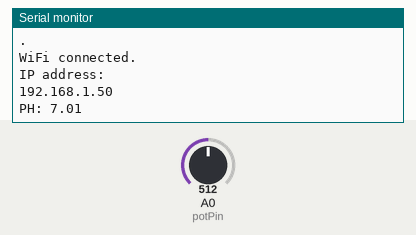
Simulated run of this sketch. Board: ESP8266 (NodeMCU). Shown: the last lines printed to the serial monitor. Inputs (shaded band) come from the test bench; at power-on: A0 (potPin) = 512. WiFi joins after 1.5 s; servers stay silent unless stated.

Above: at 3.2 s.
3.3 s: A0 (potPin) set to 716
At 3.3 s:
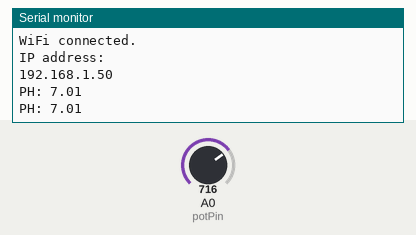
4.9 s: A0 (potPin) set to 900
At 6.3 s:
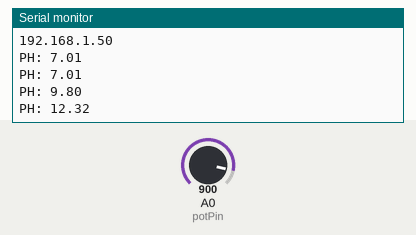
Timing chart, 0 to 7.9 s (numbered marks = the images above; inputs shaded):
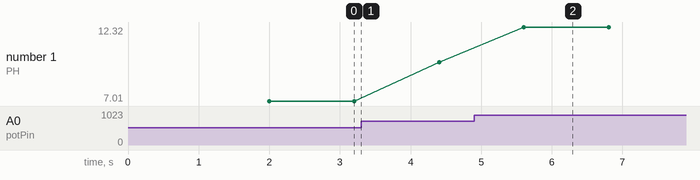

Measured:
- after the input at 4.9 s, the serial monitor: prints a new line after 0.70 s (image 2)
- plotted number 1: 7.01 → 9.8 after the input at 3.3 s, 9.8 → 12.32 after the input at 4.9 s

The sketch:

ph_meter.ino
```cpp
#include <ESP8266WiFi.h>

// Configurações do Wi-Fi e ThingSpeak
const char* ssid = "WLL-Inatel"; // Substitua com o nome da sua rede Wi-Fi
const char* password = "inatelsemfio"; // Substitua com a senha da sua rede Wi-Fi
const char* server = "api.thingspeak.com"; // Servidor do ThingSpeak
String apiKey = "4XRQUUDKQZUNSEXX"; // Sua chave de API do ThingSpeak

const int potPin = A0; // Pino do potenciômetro

WiFiClient client;

void setup() {
  Serial.begin(9600);
  pinMode(potPin, INPUT);

  // Conexão Wi-Fi
  Serial.print("Connecting to ");
  Serial.println(ssid);
  WiFi.begin(ssid, password);
  while (WiFi.status() != WL_CONNECTED) {
    delay(2000);
    Serial.print(".");
  }
  Serial.println("");
  Serial.println("WiFi connected.");
  Serial.println("IP address: ");
  Serial.println(WiFi.localIP());
}

void loop() {
  int sensorValue = analogRead(A0);
  float ph = sensorValue * (14.0/1023.0);

  Serial.print("PH: ");
  Serial.println(ph);

  // Envia para o ThingSpeak
  if (client.connect(server, 80)) {
    String postStr = apiKey;
    postStr += "&field1=";
    postStr += String(ph);
    postStr += "\r\n";

    client.print("POST /update HTTP/1.1\n");
    client.print("Host: api.thingspeak.com\n");
    client.print("Connection: close\n");
    client.print("X-THINGSPEAKAPIKEY: " + apiKey + "\n");
    client.print("Content-Type: application/x-www-form-urlencoded\n");
    client.print("Content-Length: ");
    client.print(postStr.length());
    client.print("\n\n");
    client.print(postStr);
  }

  delay(1000); // Aguarda antes de enviar o próximo valor
}
```
